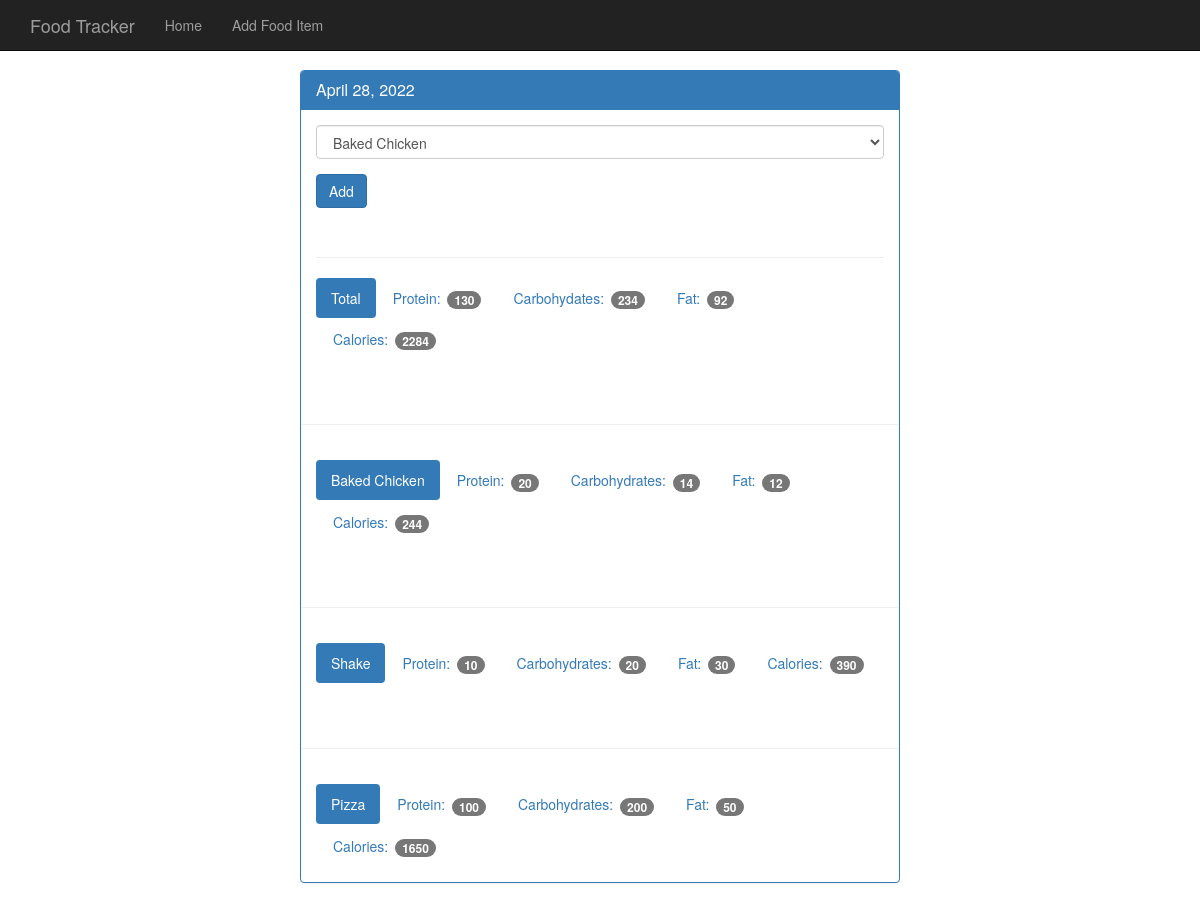
The page /view/20220428 on the database its author committed.
### tables this page shows
CREATE TABLE food (
    id INTEGER PRIMARY KEY autoincrement,
    name text not null,
    protein integer not null,
    carbohydrates integer not null,
    fat integer not null,
    calories integer not null
);

### app.py (the view, shortened to what this page needs)
@app.route('/view/<date>', methods=['GET', 'POST'])  # date will be in form of yyyymmdd
def view(date):
    db = get_db()
    cur = db.execute('SELECT id, entry_date from log_date where entry_date = ?', [date])
    date_result = cur.fetchone()
    d = datetime.strptime(str(date_result['entry_date']), '%Y%m%d')
    pretty_date = datetime.strftime(d, '%B %d, %Y')
    food_cur = db.execute('SELECT id, name FROM food')
    food_names = food_cur.fetchall()
    log_cur = db.execute("SELECT log_date.entry_date, food.name, food.protein, "
                         "food.carbohydrates, food.fat, food.calories "
                         "FROM food_date JOIN food ON food.id=food_date.food_id "
                         "JOIN log_date ON log_date.id = food_date.log_date_id "
                         "WHERE log_date.entry_date = ?", [date])
    log_results = log_cur.fetchall()
    totals = {'protein': 0,
              'carbohydrates': 0,
              'fat': 0,
              'calories': 0
              }
    for item in log_results:
        totals['protein'] += item['protein']
        totals['carbohydrates'] += item['carbohydrates']
        totals['fat'] += item['fat']
        totals['calories'] += item['calories']
    print(totals)
    return render_template('day.html', date=pretty_date, food_names=food_names,
                           totals=totals, log_items=log_results, this_date=date,
                           page_name='View Date')

### database.py (called while the page is built)
def connect_db():
    sql = sqlite3.connect('food_log.db')
    sql.row_factory = sqlite3.Row
    return sql

def get_db():
    if not hasattr(g, 'sqlite3'):
        g.sqlite_db = connect_db()
    return g.sqlite_db

### templates/day.html
{% extends 'base.html' %}
{% block body %}
    <nav class="navbar navbar-inverse navbar-fixed-top">
      <div class="container">
        <div class="navbar-header">
          <a class="navbar-brand" href="/">Food Tracker</a>
        </div>
        <div id="navbar" class="navbar-collapse collapse">
          <ul class="nav navbar-nav">
            <li><a href="{{ url_for('index')}}">Home</a></li>
            <li><a href="{{ url_for('food')}}">Add Food Item</a></li>
          </ul>
        </div>
      </div>
    </nav>
    <div class="container theme-showcase col-sm-6 col-sm-offset-3" role="main">
      <div class="row">
        <div>
          <div class="panel panel-primary">
            <div class="panel-heading">
              <h3 class="panel-title">{{ date }}</h3>
            </div>
            <div class="panel-body">
              <form method="POST" action="{{ url_for('view', date=this_date) }}">
                <div class="form-group">
                  <select class="form-control" name="food-select">
                    {% for food in food_names %}
                    <option value={{food.id}}>{{food.name}}</option>
                    {% endfor %}
                  </select>
                </div>
                <button type="submit" class="btn btn-primary">Add</button>
              </form>
              <div class="page-header"></div>
              <ul class="nav nav-pills" role="tablist">
                <li class="active"><a>Total</a></li>
                <li><a>Protein: <span class="badge">{{totals.protein}}</span></a></li>
                <li><a>Carbohydates: <span class="badge">{{totals.carbohydrates}}</span></a></li>
                <li><a>Fat: <span class="badge">{{totals.fat}}</span></a></li>
                <li><a>Calories: <span class="badge">{{totals.calories}}</span></a></li>
              </ul>
            </div>
            {% for item in log_items %}
            <div class="page-header"></div>
            <div class="panel-body">
              <ul class="nav nav-pills" role="tablist">
                <li class="active"><a>{{item.name}}</a></li>
                <li><a>Protein: <span class="badge">{{item.protein}}</span></a></li>
                <li><a>Carbohydrates: <span class="badge">{{item.carbohydrates}}</span></a></li>
                <li><a>Fat: <span class="badge">{{item.fat}}</span></a></li>
                <li><a>Calories: <span class="badge">{{item.calories}}</span></a></li>
              </ul>
            </div>
            {% endfor %}
          </div>
        </div>
      </div>
    </div>
{% endblock %}

### templates/base.html (shortened to what this page needs)
<!DOCTYPE html>
<html lang="en">
  <head>
    <link href="{{ url_for('static', filename='bootstrap.min.css') }}" rel="stylesheet">
    <link href="{{ url_for('static', filename='theme.css') }}" rel="stylesheet">
  </head>
  <body>
    {% block body %}{% endblock %}
  </body>
</html>

### static/theme.css (style rules this page uses)
body { padding-top: 70px; padding-bottom: 30px; }

### rows shown on the page
food: name "Baked Chicken", protein "20", carbohydrates "14", fat "12", calories "244"
food: name "Shake", protein "10", carbohydrates "20", fat "30", calories "390"
food: name "Pizza", protein "100", carbohydrates "200", fat "50", calories "1650"

### other values the page prints
{{ date }} "April 28, 2022"
{{ totals.protein }} "130"
{{ totals.carbohydrates }} "234"
{{ totals.fat }} "92"
{{ totals.calories }} "2284"
form field food-select "Baked Chicken"
